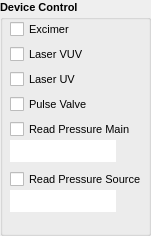
  <widget class="QGroupBox" name="groupBox_DevControl">
   <property name="geometry">
    <rect>
     <x>740</x>
     <y>5</y>
     <width>151</width>
     <height>236</height>
    </rect>
   </property>
   <property name="font">
    <font>
     <family>Tahoma</family>
     <pointsize>8</pointsize>
     <weight>75</weight>
     <bold>true</bold>
    </font>
   </property>
   <property name="title">
    <string>Device Control</string>
   </property>
   <widget class="QCheckBox" name="chk_Excimer">
    <property name="geometry">
     <rect>
      <x>10</x>
      <y>20</y>
      <width>116</width>
      <height>18</height>
     </rect>
    </property>
    <property name="font">
     <font>
      <pointsize>8</pointsize>
      <weight>50</weight>
      <bold>false</bold>
     </font>
    </property>
    <property name="text">
     <string>Excimer</string>
    </property>
   </widget>
   <widget class="QCheckBox" name="chk_PulseValve">
    <property name="geometry">
     <rect>
      <x>10</x>
      <y>95</y>
      <width>116</width>
      <height>18</height>
     </rect>
    </property>
    <property name="font">
     <font>
      <pointsize>8</pointsize>
      <weight>50</weight>
      <bold>false</bold>
     </font>
    </property>
    <property name="text">
     <string>Pulse Valve</string>
    </property>
   </widget>
   <widget class="QCheckBox" name="chk_LaserVUV">
    <property name="geometry">
     <rect>
      <x>10</x>
      <y>45</y>
      <width>116</width>
      <height>18</height>
     </rect>
    </property>
    <property name="font">
     <font>
      <pointsize>8</pointsize>
      <weight>50</weight>
      <bold>false</bold>
     </font>
    </property>
    <property name="text">
     <string>Laser VUV</string>
    </property>
   </widget>
   <widget class="QCheckBox" name="chk_LaserUV">
    <property name="geometry">
     <rect>
      <x>10</x>
      <y>70</y>
      <width>116</width>
      <height>18</height>
     </rect>
    </property>
    <property name="font">
     <font>
      <pointsize>8</pointsize>
      <weight>50</weight>
      <bold>false</bold>
     </font>
    </property>
    <property name="text">
     <string>Laser UV</string>
    </property>
   </widget>
   <widget class="QCheckBox" name="chk_readMainGauge">
    <property name="geometry">
     <rect>
      <x>10</x>
      <y>120</y>
      <width>146</width>
      <height>18</height>
     </rect>
    </property>
    <property name="font">
     <font>
      <pointsize>8</pointsize>
      <weight>50</weight>
      <bold>false</bold>
     </font>
    </property>
    <property name="text">
     <string>Read Pressure Main</string>
    </property>
   </widget>
   <widget class="QTextBrowser" name="out_readMainGauge">
    <property name="geometry">
     <rect>
      <x>10</x>
      <y>140</y>
      <width>106</width>
      <height>22</height>
     </rect>
    </property>
    <property name="sizePolicy">
     <sizepolicy hsizetype="Fixed" vsizetype="Fixed">
      <horstretch>0</horstretch>
      <verstretch>0</verstretch>
     </sizepolicy>
    </property>
    <property name="minimumSize">
     <size>
      <width>40</width>
      <height>22</height>
     </size>
    </property>
    <property name="font">
     <font>
      <weight>50</weight>
      <bold>false</bold>
     </font>
    </property>
    <property name="acceptDrops">
     <bool>false</bool>
    </property>
    <property name="frameShape">
     <enum>QFrame::NoFrame</enum>
    </property>
    <property name="frameShadow">
     <enum>QFrame::Plain</enum>
    </property>
    <property name="html">
     <string>&lt;!DOCTYPE HTML PUBLIC &quot;-//W3C//DTD HTML 4.0//EN&quot; &quot;http://www.w3.org/TR/REC-html40/strict.dtd&quot;&gt;
&lt;html&gt;&lt;head&gt;&lt;meta name=&quot;qrichtext&quot; content=&quot;1&quot; /&gt;&lt;style type=&quot;text/css&quot;&gt;
p, li { white-space: pre-wrap; }
&lt;/style&gt;&lt;/head&gt;&lt;body style=&quot; font-family:'Tahoma'; font-size:8pt; font-weight:400; font-style:normal;&quot;&gt;
&lt;p style=&quot;-qt-paragraph-type:empty; margin-top:0px; margin-bottom:0px; margin-left:0px; margin-right:0px; -qt-block-indent:0; text-indent:0px;&quot;&gt;&lt;br /&gt;&lt;/p&gt;&lt;/body&gt;&lt;/html&gt;</string>
    </property>
   </widget>
   <widget class="QCheckBox" name="chk_readSourceGauge">
    <property name="geometry">
     <rect>
      <x>10</x>
      <y>170</y>
      <width>146</width>
      <height>18</height>
     </rect>
    </property>
    <property name="font">
     <font>
      <pointsize>8</pointsize>
      <weight>50</weight>
      <bold>false</bold>
     </font>
    </property>
    <property name="text">
     <string>Read Pressure Source</string>
    </property>
   </widget>
   <widget class="QTextBrowser" name="out_readSourceGauge">
    <property name="geometry">
     <rect>
      <x>10</x>
      <y>190</y>
      <width>106</width>
      <height>22</height>
     </rect>
    </property>
    <property name="sizePolicy">
     <sizepolicy hsizetype="Fixed" vsizetype="Fixed">
      <horstretch>0</horstretch>
      <verstretch>0</verstretch>
     </sizepolicy>
    </property>
    <property name="minimumSize">
     <size>
      <width>40</width>
      <height>22</height>
     </size>
    </property>
    <property name="font">
     <font>
      <weight>50</weight>
      <bold>false</bold>
     </font>
    </property>
    <property name="acceptDrops">
     <bool>false</bool>
    </property>
    <property name="frameShape">
     <enum>QFrame::NoFrame</enum>
    </property>
    <property name="frameShadow">
     <enum>QFrame::Plain</enum>
    </property>
    <property name="html">
     <string>&lt;!DOCTYPE HTML PUBLIC &quot;-//W3C//DTD HTML 4.0//EN&quot; &quot;http://www.w3.org/TR/REC-html40/strict.dtd&quot;&gt;
&lt;html&gt;&lt;head&gt;&lt;meta name=&quot;qrichtext&quot; content=&quot;1&quot; /&gt;&lt;style type=&quot;text/css&quot;&gt;
p, li { white-space: pre-wrap; }
&lt;/style&gt;&lt;/head&gt;&lt;body style=&quot; font-family:'Tahoma'; font-size:8pt; font-weight:400; font-style:normal;&quot;&gt;
&lt;p style=&quot;-qt-paragraph-type:empty; margin-top:0px; margin-bottom:0px; margin-left:0px; margin-right:0px; -qt-block-indent:0; text-indent:0px;&quot;&gt;&lt;br /&gt;&lt;/p&gt;&lt;/body&gt;&lt;/html&gt;</string>
    </property>
   </widget>
   <zorder>chk_Excimer</zorder>
   <zorder>chk_LaserUV</zorder>
   <zorder>chk_PulseValve</zorder>
   <zorder>chk_readMainGauge</zorder>
   <zorder>chk_LaserVUV</zorder>
   <zorder>out_readMainGauge</zorder>
   <zorder>chk_readSourceGauge</zorder>
   <zorder>out_readSourceGauge</zorder>
  </widget>
